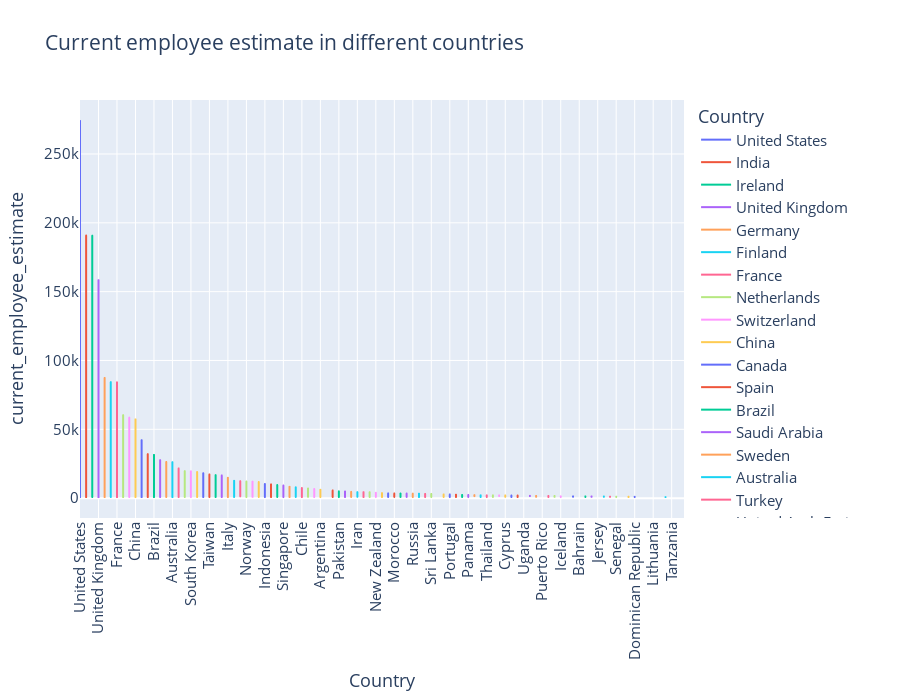

Notebook cell for this chart:
### Markdown cell above
#### The next steps I took was to plot two different line graphs where the first one looked at Current employee estimates in different countries and the second line graph looked at the total employee estimates in different countries around the world.

### Code cell
international_companies_sample = pd.read_csv('companies_mod.csv', index_col=0, nrows=10000)

df = international_companies_sample
filtered_data = df[(df['year_founded'] > 1800) & (df['year_founded'] < 2000)]

fig = px.line(filtered_data, x='country', y='current_employee_estimate', color='country', 
                 title='Current employee estimate in different countries', 
                 labels={'country': 'Country', 'year_founded': 'Year from 1800 to 2000'},
                 hover_data={'country': True})

fig.update_layout(
    font=dict(size=15),
    xaxis_tickangle=-90,
    height=700
)
fig.show()
